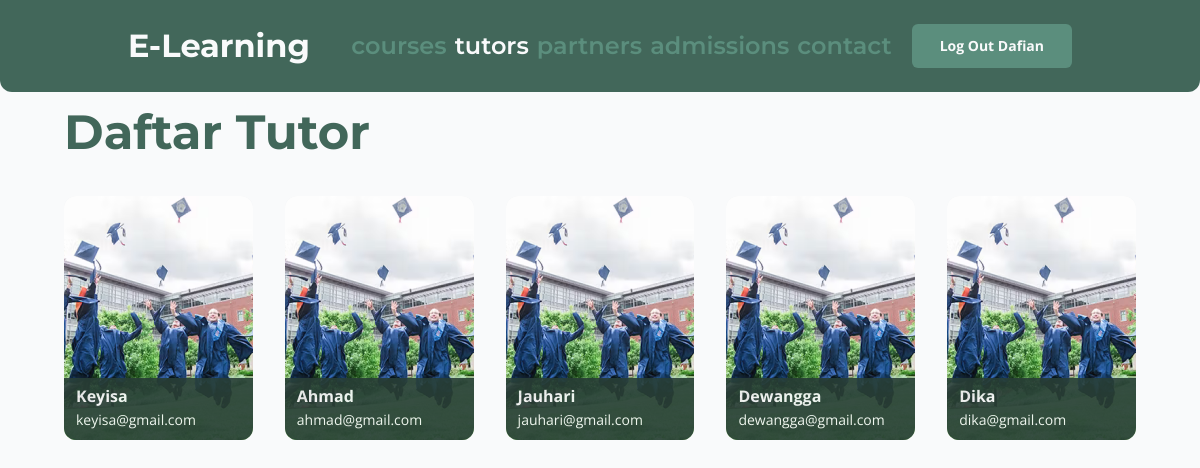
The page /pages/tutors.php?user_id=1 on the database its author committed.
### tables this page shows
CREATE TABLE user (
    id int  NOT NULL AUTO_INCREMENT,
    nama varchar(30)  NOT NULL,
    no_telp varchar(30)  NOT NULL,
    email varchar(30)  NOT NULL,
    password varchar(30)  NOT NULL,
    CONSTRAINT user_pk PRIMARY KEY (id)
);

CREATE TABLE tutor (
    id int  NOT NULL AUTO_INCREMENT,
    nama varchar(30)  NOT NULL,
    email varchar(30)  NOT NULL,
    CONSTRAINT tutor_pk PRIMARY KEY (id)
);

### pages/tutors.php (the view, shortened to what this page needs)
<?php
include("../config.php");
$sql = "SELECT nama, email FROM tutor";
$query = $db->query($sql);
?>
<!DOCTYPE html>
<html lang="en">
<head>
  <link rel="stylesheet" href="../css/tutor.css">
</head>
<body>
  <nav>
    <a href="/index.php" class="logo">E-Learning</a>
    <div class="nav-list">
      <a href="courses.php" class="nav-item">courses</a>
      <a href="tutors.php" class="nav-item active">tutors</a>
      <a href="partners.php" class="nav-item">partners</a>
      <a href="admissions.php" class="nav-item">admissions</a>
      <a href="contact.php" class="nav-item">contact</a>
      <?php if (!isset($_GET['user_id'])) : ?>
        <a href="login.php" class="btn nav-btn">Log In</a>
        <a href="signup.php" class="btn nav-btn">Sign Up</a>
      <?php else : ?>
        <?php
        $sql_nav = "SELECT nama FROM `user` WHERE id=" . $_GET['user_id'];
        $query_nav = $db->query($sql_nav);
        $user = $query_nav->fetch(PDO::FETCH_ASSOC);
        ?>
        <button class="btn nav-btn" onclick="logout()">Log Out <?php echo $user['nama'] ?></button>
      <?php endif; ?>
    </div>
  </nav>
  <main>
    <h1 class="form-title">Daftar Tutor</h1>
    <section class="catalog">
      <?php while ($tutor = $query->fetch(PDO::FETCH_ASSOC)) : ?>
        <div class="card">
          <div class="card-header">
            <img src="../images/course-card.png" alt="tutor card">
            <div class="card-caption">
              <h2 class="card-caption-title"><?php echo $tutor['nama'] ?></h2>
              <p class="card-caption-subtitle">
                <span><?php echo $tutor['email'] ?></span>
              </p>
            </div>
          </div>
        </div>
      <?php endwhile; ?>
    </section>
  </main>
</body>
</html>

### css/tutor.css (style rules this page uses)
.catalog { display: grid; grid-template-columns: repeat(5, minmax(0, 1fr)); grid-auto-flow: row; gap: 32px; }
.card { display: flex; background: #f0f2f5; border-radius: 12px; overflow: clip; }
.card-header { width: 193px; height: 244px; position: relative; }
.card-header > img { width: 193px; height: 244px; object-fit: cover; }
.card-caption { width: 100%; position: absolute; bottom: 0; display: flex; flex-direction: column; padding: 6px 12px 12px; gap: 4px; background: #283f37; opacity: 0.9; color: #f9fafb; }
.card-caption-title { font-family: "Open Sans"; font-weight: 700; font-size: 16px; line-height: 24px; }
.card-caption-subtitle { font-family: "Open Sans"; font-weight: 400; font-size: 14px; line-height: 16px; }

### css/global.css (style rules this page uses)
* { box-sizing: border-box; margin: 0; }
a, button, input, textarea { all: unset; box-sizing: border-box; margin: 0; }
a, button { cursor: pointer; }
.btn { padding: 6px 24px; border-radius: 6px; background-color: #5b8e7d; text-align: center; font-family: "Open Sans"; font-weight: 700; font-size: 14px; line-height: 24px; color: #f9fafb; cursor: pointer; transition: background-color 0.2s ease-out; }
body { min-height: 100vh; background-color: #f9fafb; display: flex; flex-direction: column; font-family: "Open Sans"; color: #42675a; }
nav { position: fixed; z-index: 100; width: 100%; padding: 24px 128px; display: flex; align-items: center; justify-content: space-between; background: #42675a; border-radius: 0px 0px 12px 12px; color: #f9fafb; }
nav > .logo { font-family: "Montserrat"; font-weight: 700; font-size: 32px; line-height: 42px; }
.nav-list { display: flex; flex-direction: row; align-items: center; gap: 8px; }
.nav-item { font-family: "Montserrat"; font-weight: 600; font-size: 24px; line-height: 32px; color: #5b8e7d; transition: color 0.2s ease-in-out; }
.nav-item:hover, .nav-item.active { color: #f9fafb; }
.nav-btn { padding: 10px 28px; margin-left: 12px; }
main { display: flex; flex-direction: column; align-items: flex-start; margin-top: 68px; padding: 32px 64px 32px 64px; gap: 32px; }
.form-title { font-family: "Montserrat"; font-weight: 700; font-size: 48px; line-height: 64px; }

### rows shown on the page
user: nama "Dafian"
tutor: nama "Keyisa", email "keyisa@gmail.com"
tutor: nama "Ahmad", email "ahmad@gmail.com"
tutor: nama "Jauhari", email "jauhari@gmail.com"
tutor: nama "Dewangga", email "dewangga@gmail.com"
tutor: nama "Dika", email "dika@gmail.com"
